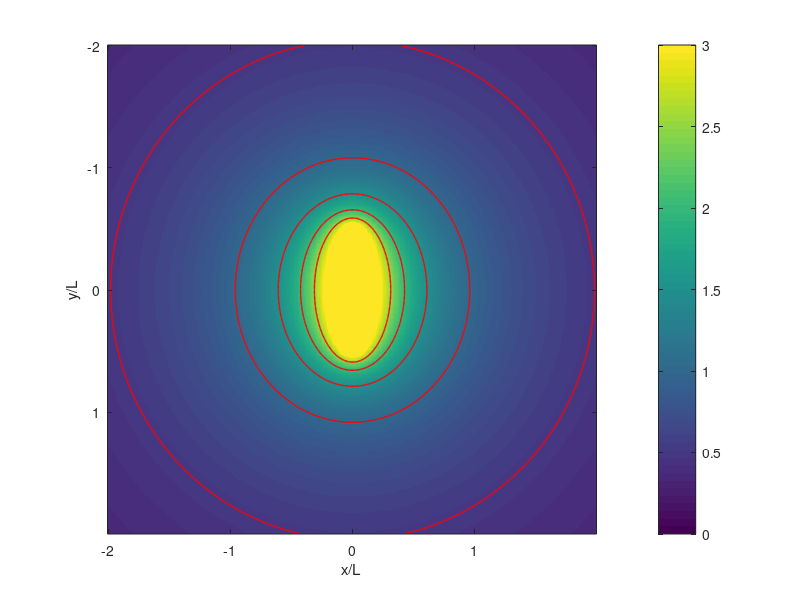

MATLAB code to generate this figure:
clear all; close all;

L = 1.0;
x = -2*L:L/100.23:2*L;
y = -2*L:L/100.23:2*L;
[xg,yg]=meshgrid(x,y);
f = log((yg+L/2+sqrt((yg+L/2).^2+xg.^2))./(yg-L/2+sqrt((yg-L/2).^2+xg.^2)));

imagesc(x,y,f,[0 3]); hold on;
% contour(x,y,f,[0,1,2]); hold off;
contour(x,y,f,[0.0:0.5:2.5],'r-','LineWidth',1); hold off;
colorbar;

axis('equal');
axis('tight');
xlabel('x/L');
ylabel('y/L');
